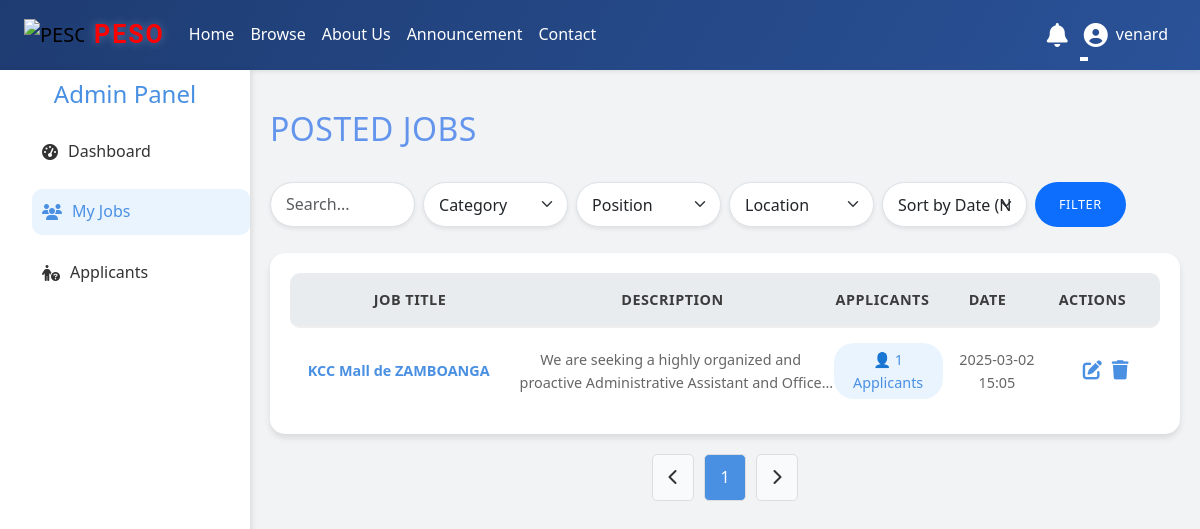
The page /employers/job_list.php (signed in) on the database its author committed.
### tables this page shows
CREATE TABLE `jobs` (
  `id` int(11) NOT NULL,
  `title` varchar(255) NOT NULL,
  `description` text NOT NULL,
  `thumbnail` varchar(255) DEFAULT NULL,
  `photo` varchar(255) DEFAULT NULL,
  `created_at` timestamp NOT NULL DEFAULT current_timestamp(),
  `category_id` int(11) NOT NULL,
  `location` varchar(255) DEFAULT NULL,
  `specific_location` varchar(255) DEFAULT NULL,
  `responsibilities` text NOT NULL,
  `requirements` text NOT NULL,
  `preferred_qualifications` text DEFAULT NULL,
  `status` enum('pending','approved','rejected') DEFAULT 'pending',
  `employer_id` int(11) NOT NULL,
  `remarks` text DEFAULT NULL
);

### employers/job_list.php (the view, shortened to what this page needs)
<?php
include '../includes/header.php';
include('../includes/sidebar_employer.php');
$employer_id = $_SESSION['user_id'];
$limit = 15;
$page = isset($_GET['page']) ? (int)$_GET['page'] : 1;
$offset = ($page - 1) * $limit;
$search_filter = "";
$category_filter = "";
$position_filter = "";
$location_filter = "";
$sort = isset($_GET['sort']) ? $_GET['sort'] : 'created_at_desc';
$sort_mapping = [
    'created_at_asc' => ['column' => 'created_at', 'order' => 'ASC'],
    'created_at_desc' => ['column' => 'created_at', 'order' => 'DESC'],
    'title_asc' => ['column' => 'title', 'order' => 'ASC'],
    'title_desc' => ['column' => 'title', 'order' => 'DESC'],
    'total_applicants_asc' => ['column' => 'total_applicants', 'order' => 'ASC'],
    'total_applicants_desc' => ['column' => 'total_applicants', 'order' => 'DESC'],
];
$sort_column = $sort_mapping[$sort]['column'];
$sort_order = $sort_mapping[$sort]['order'];
$query_all_jobs = "
    SELECT DISTINCT j.*, COUNT(a.id) AS total_applicants
    FROM jobs j
    LEFT JOIN applications a ON j.id = a.job_id
    LEFT JOIN job_categories jc ON j.id = jc.job_id
    LEFT JOIN job_positions_jobs jp ON j.id = jp.job_id
    WHERE j.employer_id = $employer_id
    $search_filter
    $category_filter
    $position_filter
    $location_filter
    GROUP BY j.id
    ORDER BY $sort_column $sort_order
    LIMIT $limit OFFSET $offset
";
$result = $conn->query($query_all_jobs);
$count_query = "
    SELECT COUNT(DISTINCT j.id) AS total_jobs
    FROM jobs j
    LEFT JOIN job_categories jc ON j.id = jc.job_id
    LEFT JOIN job_positions_jobs jp ON j.id = jp.job_id
    WHERE j.employer_id = $employer_id
    $search_filter
    $category_filter
    $position_filter
    $location_filter
";
$count_result = $conn->query($count_query);
$count_data = $count_result->fetch_assoc();
$total_jobs = $count_data['total_jobs'];
$total_pages = ceil($total_jobs / $limit);
?>
<!DOCTYPE html>
<html lang="en">
<head>
    <link href="https://cdnjs.cloudflare.com/ajax/libs/font-awesome/6.4.2/css/all.min.css" rel="stylesheet">
    <link rel="stylesheet" href="/JOB/assets/job_list.css">
</head>
<body>
<main>
    <h3>Posted Jobs</h3><br>
    <form action="" method="get" class="row gx-2 gy-2 justify-content-center">
        <div class="col-lg-2 col-md-3 col-6">
            <input type="text" name="search" class="form-control form-control-m shadow-sm rounded-pill" placeholder="Search..." value="<?= isset($_GET['search']) ? htmlspecialchars($_GET['search']) : '' ?>">
        </div>
        <div class="col-lg-2 col-md-3 col-6">
            <select name="category" class="form-select form-select-m shadow-sm rounded-pill">
                <option value="">Category</option>
            </select>
        </div>
        <div class="col-lg-2 col-md-3 col-6">
            <select name="position" class="form-select form-select-m shadow-sm rounded-pill">
                <option value="">Position</option>
            </select>
        </div>
        <div class="col-lg-2 col-md-3 col-6">
            <select name="location" class="form-select form-select-m shadow-sm rounded-pill">
                <option value="">Location</option>
            </select>
        </div>
        <div class="col-lg-2 col-md-3 col-6">
            <select name="sort" class="form-select form-select-m shadow-sm rounded-pill">
                <option value="created_at_desc" <?= $sort === 'created_at_desc' ? 'selected' : '' ?>>Sort by Date (Newest First)</option>
            </select>
        </div>
        <div class="col-md-2">
            <button type="submit" style="height: 100%;" class="btn btn-primary btn-lg rounded-pill filter-button">Filter</button>
        </div>
    </form><br>
    <div class="job-list">
        <div class="job-header text-center">
            <div>Job Title</div>
            <div>Description</div>
            <div>Applicants</div>
            <div>Date</div>
            <div>Actions</div>
        </div>
        <?php while ($row = $result->fetch_assoc()): ?>
            <div class="job-item text-center">
                <div class="title"><?= htmlspecialchars($row['title']) ?></div>
                <div class="description"><?= htmlspecialchars($row['description']) ?></div>
                <div class="applicants" onclick="location.href='/JOB/admin/view_applicants.php?job_id=<?= $row['id'] ?>'">
                    👤 <?= $row['total_applicants'] ?> Applicants
                </div>
                <div class="date"><?= htmlspecialchars(date('Y-m-d H:i', strtotime($row['created_at']))) ?></div>
                <div class="actions">
                    <button onclick="location.href='edit_job.php?id=<?= $row['id'] ?>&source=job_list'"><i class="fas fa-edit"></i></button>
                    <button data-bs-toggle="modal" data-bs-target="#deleteJobModal" class="btn-delete" data-job-id="<?= $row['id'] ?>"><i class="fas fa-trash"></i></button>
                </div>
            </div>
        <?php endwhile; ?>
    </div>
    <div class="pagination">
        <button onclick="location.href='?page=<?= $page - 1 ?>&search=<?= $search ?>&category=<?= $_GET['category'] ?? '' ?>&position=<?= $_GET['position'] ?? '' ?>&location=<?= $_GET['location'] ?? '' ?>'" <?= $page <= 1 ? 'disabled' : '' ?>> <i class="fas fa-chevron-left"></i> </button>
        <?php for ($i = 1; $i <= $total_pages; $i++): ?>
            <button onclick="location.href='?page=<?= $i ?>&search=<?= $search ?>&category=<?= $_GET['category'] ?? '' ?>&position=<?= $_GET['position'] ?? '' ?>&location=<?= $_GET['location'] ?? '' ?>'" <?= $i === $page ? 'class="active"' : '' ?>><?= $i ?></button>
        <?php endfor; ?>
        <button onclick="location.href='?page=<?= $page + 1 ?>&search=<?= $search ?>&category=<?= $_GET['category'] ?? '' ?>&position=<?= $_GET['position'] ?? '' ?>&location=<?= $_GET['location'] ?? '' ?>'" <?= $page >= $total_pages ? 'disabled' : '' ?>> <i class="fas fa-chevron-right"></i> </button>
    </div>
</main>
</body>
</html>

### assets/header.css (style rules this page uses)
* { margin: 0; padding: 0; box-sizing: border-box; }
body { padding-top: 70px; }
.shadow-sm { box-shadow: 0 4px 6px rgba(0, 0, 0, 0.05); }
.btn { font-size: 0.8rem; padding: 0.6rem 1.5rem; border: none; border-radius: 15px; cursor: pointer; transition: all 0.3s ease; text-transform: uppercase; font-weight: 500; letter-spacing: 0.5px; }

### assets/job_list.css (style rules this page uses)
body { font-family: 'Segoe UI', Tahoma, Geneva, Verdana, sans-serif; background-color: #f1f3f5; color: #333; line-height: 1.6; margin-top:20px; }
main { padding-left:270px; padding-right:20px; }
.job-list { background: #ffffff; border-radius: 15px; padding: 20px; box-shadow: 0 4px 6px rgba(0, 0, 0, 0.1); }
.job-header { display: grid; grid-template-columns: 2fr 3fr 1fr 1fr 1fr; align-items: center; border-bottom: 2px solid #eee; background-color: #e9ecef; border-radius: 10px; padding: 15px; font-weight: bold; text-transform: uppercase; letter-spacing: 0.5px; color: #000000be; font-size: 0.9rem; }
.job-item { display: grid; grid-template-columns: 2fr 3fr 1fr 1fr 1fr; align-items: center; padding: 15px 0; border-bottom: 1px solid #eee; }
.job-item:last-child { border-bottom: none; }
.job-item div { font-size: 0.9rem; color: #666; }
.job-item .title { font-weight: bold; color: #4a90e2; }
.job-item .description { overflow: hidden; text-overflow: ellipsis; display: -webkit-box; -webkit-line-clamp: 2; -webkit-box-orient: vertical; }
.job-item .applicants { display: inline-block; background: #eaf4ff; color: #4a90e2; padding: 5px 10px; border-radius: 20px; font-size: 0.9rem; cursor: pointer; transition: background 0.3s; }
.job-item .actions { display: flex; gap: 10px; justify-content: center; align-items: center; }
.job-item .actions button { background: none; border: none; color: #4a90e2; font-size: 1.2rem; cursor: pointer; transition: color 0.3s; }
.pagination { display: flex; justify-content: center; gap: 10px; margin-top: 20px; }
.pagination button { padding: 10px 15px; background: #f9fafb; border: 1px solid #ddd; border-radius: 5px; color: #333; cursor: pointer; transition: background 0.3s; }
.pagination button.active { background: #4a90e2; color: #fff; }
.form-control, .form-select { height: 45px; padding: 10px 15px; font-size: 1rem; }
h3 { font-size: 2rem; color:cornflowerblue; font-weight: 500; text-transform: uppercase; letter-spacing: 0.5px; margin-top:20px; }

### rows shown on the page
jobs: title "KCC Mall de ZAMBOANGA", description "We are seeking a highly organized and proactive Administrative Assistant and…", total_applicants "1", created_at "2025-03-02 15:05"

### other values the page prints
$_SESSION['username'] "venard"
